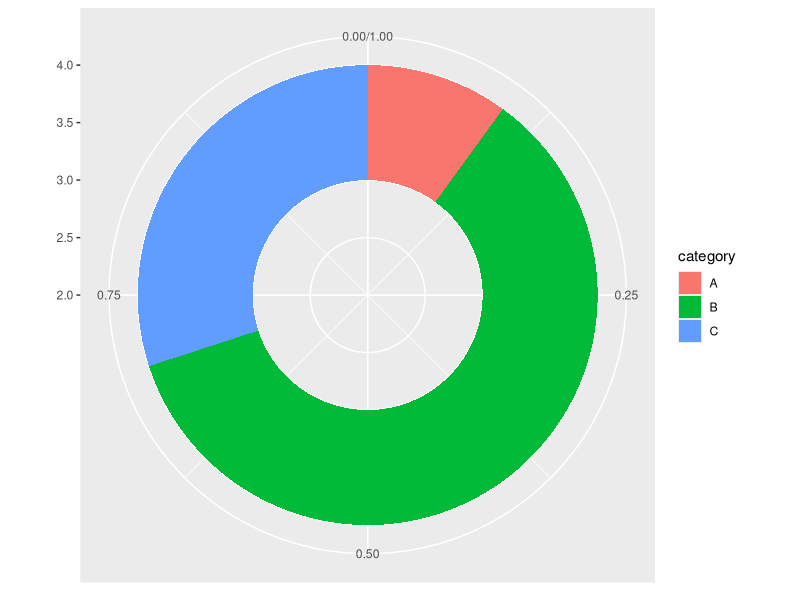
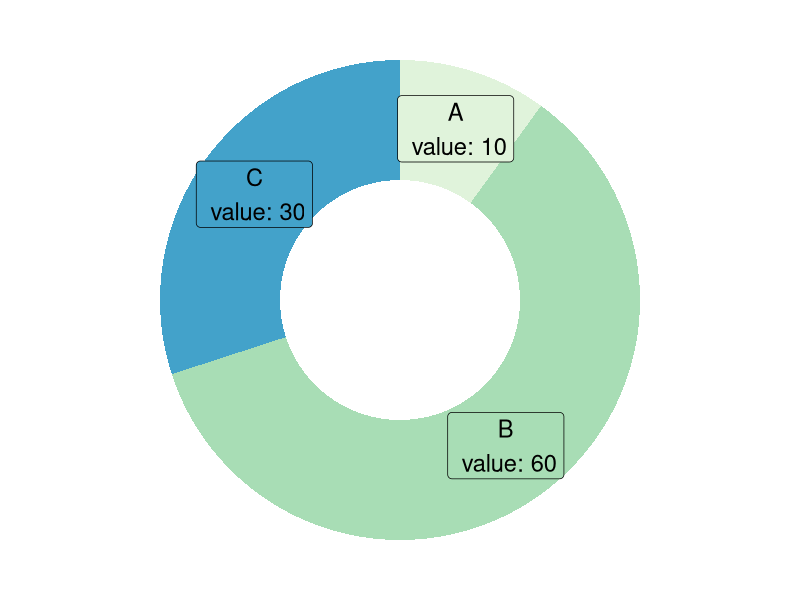
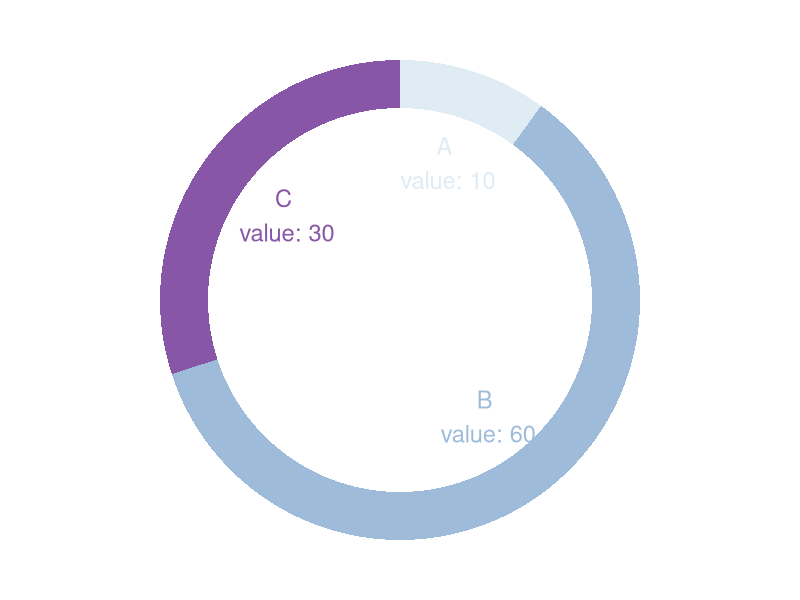

R code for these plots, in order: (Note: this script raises an error after producing the figures.)
## ---- chunk 1
knitr::opts_chunk$set( warning=FALSE, message=FALSE)
## ---- chunk 2
# load library
library(ggplot2)
 
# Create test data.
data <- data.frame(
  category=c("A", "B", "C"),
  count=c(10, 60, 30)
)
 
# Compute percentages
data$fraction = data$count / sum(data$count)

# Compute the cumulative percentages (top of each rectangle)
data$ymax = cumsum(data$fraction)

# Compute the bottom of each rectangle
data$ymin = c(0, head(data$ymax, n=-1))
 
# Make the plot
ggplot(data, aes(ymax=ymax, ymin=ymin, xmax=4, xmin=3, fill=category)) +
     geom_rect() +
     coord_polar(theta="y") + # Try to remove that to understand how the chart is built initially
     xlim(c(2, 4)) # Try to remove that to see how to make a pie chart
## ---- chunk 3
# load library
library(ggplot2)

# Create test data.
data <- data.frame(
  category=c("A", "B", "C"),
  count=c(10, 60, 30)
)
 
# Compute percentages
data$fraction <- data$count / sum(data$count)

# Compute the cumulative percentages (top of each rectangle)
data$ymax <- cumsum(data$fraction)

# Compute the bottom of each rectangle
data$ymin <- c(0, head(data$ymax, n=-1))

# Compute label position
data$labelPosition <- (data$ymax + data$ymin) / 2

# Compute a good label
data$label <- paste0(data$category, "\n value: ", data$count)

# Make the plot
ggplot(data, aes(ymax=ymax, ymin=ymin, xmax=4, xmin=3, fill=category)) +
  geom_rect() +
  geom_label( x=3.5, aes(y=labelPosition, label=label), size=6) +
  scale_fill_brewer(palette=4) +
  coord_polar(theta="y") +
  xlim(c(2, 4)) +
  theme_void() +
  theme(legend.position = "none")
## ---- chunk 4
# load library
library(ggplot2)

# Create test data.
data <- data.frame(
  category=c("A", "B", "C"),
  count=c(10, 60, 30)
)
 
# Compute percentages
data$fraction <- data$count / sum(data$count)

# Compute the cumulative percentages (top of each rectangle)
data$ymax <- cumsum(data$fraction)

# Compute the bottom of each rectangle
data$ymin <- c(0, head(data$ymax, n=-1))

# Compute label position
data$labelPosition <- (data$ymax + data$ymin) / 2

# Compute a good label
data$label <- paste0(data$category, "\n value: ", data$count)

# Make the plot
ggplot(data, aes(ymax=ymax, ymin=ymin, xmax=4, xmin=3, fill=category)) +
  geom_rect() +
  geom_text( x=2, aes(y=labelPosition, label=label, color=category), size=6) + # x here controls label position (inner / outer)
  scale_fill_brewer(palette=3) +
  scale_color_brewer(palette=3) +
  coord_polar(theta="y") +
  xlim(c(-1, 4)) +
  theme_void() +
  theme(legend.position = "none")
## ---- chunk 5
htmltools::includeHTML("htmlChunkRelatedPartOfWhole.html")
